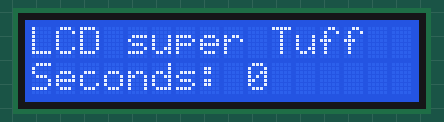
This sketch was run on a simulated Arduino Uno, built with avr-gcc and run on an emulated ATmega328P. On the bench: 16×2 character LCD.

Above: at 0.1 s.
At 4.2 s:
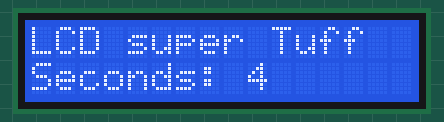
At 9.3 s:
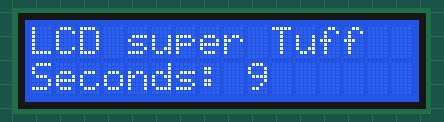
At 19.4 s:
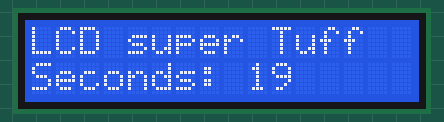
At 28.5 s:
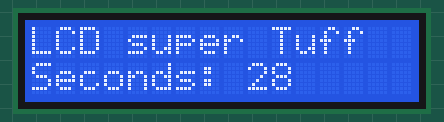
At 38.7 s:
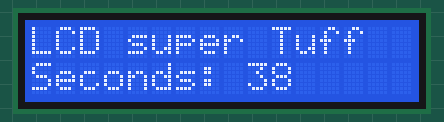

The sketch:

LCD_Screen.ino
```cpp
/*
Simple LCD Circuit
Khaled Abdul-Baki
June 26, 2026


IMPORTANT: Make sure the LCD Screen is soldered to the I2C Bus extention to ensure stable connection

Connections (From -> TO):

Extention I2C Bus(VCC) -> Arduino(5V)
Extention I2C Bus(GND) -> Arduino(GND)
Extention I2C Bus(SDA) -> Arduino(SDA)
Extention I2C Bus(SCL) -> Arduino(SCL)

POTENTIOMETER:
Sometimes you may not see anything on the screen, make sure the potentiometer is at a suitable level

NOTICE:
Make sure to read the repository README.md Disclaimer before running or experimenting with this code!
*/


// LCD Libraries
#include <Wire.h>
#include <LiquidCrystal_I2C.h>

// Initializing LCD
LiquidCrystal_I2C lcd(0x27, 16, 2);

int i = 0;

void setup() {

  //
  lcd.init();
  lcd.backlight();
  lcd.clear();

  // Moves the cursor to Col 0, and Row 0
  lcd.setCursor(0, 0);
  lcd.print("LCD super Tuff");
}

void loop() {

  // Moves cursor to Col 0, and Row 1
  lcd.setCursor(0, 1);
  lcd.print("Seconds: ");
  lcd.print(i);
  lcd.print("   ");

  // Time goes up by one
  i++;

  // Waits one second
  delay(1000);
}
```

Measured:
- what the display in image 1 shows lasts 1.1 s, from 4.1 s to 5.2 s
